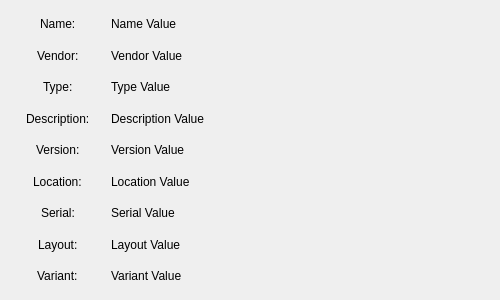
<?xml version="1.0" encoding="UTF-8"?>
<ui version="4.0">
 <class>OpenRGBDeviceInfoPageUi</class>
 <widget class="QFrame" name="OpenRGBDeviceInfoPageUi">
  <property name="geometry">
   <rect>
    <x>0</x>
    <y>0</y>
    <width>500</width>
    <height>300</height>
   </rect>
  </property>
  <property name="windowTitle">
   <string>Frame</string>
  </property>
  <layout class="QGridLayout" name="gridLayout" columnstretch="20,80">
   <item row="0" column="0" alignment="Qt::AlignHCenter">
    <widget class="QLabel" name="NameLabel">
     <property name="text">
      <string>Name:</string>
     </property>
    </widget>
   </item>
   <item row="1" column="0" alignment="Qt::AlignHCenter">
    <widget class="QLabel" name="VendorLabel">
     <property name="text">
      <string>Vendor:</string>
     </property>
    </widget>
   </item>
   <item row="2" column="0" alignment="Qt::AlignHCenter">
    <widget class="QLabel" name="TypeLabel">
     <property name="text">
      <string>Type:</string>
     </property>
    </widget>
   </item>
   <item row="3" column="0" alignment="Qt::AlignHCenter">
    <widget class="QLabel" name="DescriptionLabel">
     <property name="text">
      <string>Description:</string>
     </property>
    </widget>
   </item>
   <item row="4" column="0" alignment="Qt::AlignHCenter">
    <widget class="QLabel" name="VersionLabel">
     <property name="text">
      <string>Version:</string>
     </property>
    </widget>
   </item>
   <item row="5" column="0" alignment="Qt::AlignHCenter">
    <widget class="QLabel" name="LocationLabel">
     <property name="text">
      <string>Location:</string>
     </property>
    </widget>
   </item>
   <item row="6" column="0" alignment="Qt::AlignHCenter">
    <widget class="QLabel" name="SerialLabel">
     <property name="text">
      <string>Serial:</string>
     </property>
    </widget>
   </item>
   <item row="7" column="0" alignment="Qt::AlignHCenter">
    <widget class="QLabel" name="LayoutLabel">
     <property name="text">
      <string>Layout:</string>
     </property>
    </widget>
   </item>
   <item row="8" column="0" alignment="Qt::AlignHCenter">
    <widget class="QLabel" name="VariantLabel">
     <property name="text">
      <string>Variant:</string>
     </property>
    </widget>
   </item>
   <item row="0" column="1">
    <widget class="QLabel" name="NameValue">
     <property name="text">
      <string>Name Value</string>
     </property>
     <property name="wordWrap">
      <bool>true</bool>
     </property>
    </widget>
   </item>
   <item row="1" column="1">
    <widget class="QLabel" name="VendorValue">
     <property name="text">
      <string>Vendor Value</string>
     </property>
     <property name="wordWrap">
      <bool>true</bool>
     </property>
    </widget>
   </item>
   <item row="2" column="1">
    <widget class="QLabel" name="TypeValue">
     <property name="text">
      <string>Type Value</string>
     </property>
     <property name="wordWrap">
      <bool>true</bool>
     </property>
    </widget>
   </item>
   <item row="3" column="1">
    <widget class="QLabel" name="DescriptionValue">
     <property name="text">
      <string>Description Value</string>
     </property>
     <property name="wordWrap">
      <bool>true</bool>
     </property>
    </widget>
   </item>
   <item row="4" column="1">
    <widget class="QLabel" name="VersionValue">
     <property name="text">
      <string>Version Value</string>
     </property>
     <property name="wordWrap">
      <bool>true</bool>
     </property>
    </widget>
   </item>
   <item row="5" column="1">
    <widget class="QLabel" name="LocationValue">
     <property name="text">
      <string>Location Value</string>
     </property>
     <property name="wordWrap">
      <bool>true</bool>
     </property>
    </widget>
   </item>
   <item row="6" column="1">
    <widget class="QLabel" name="SerialValue">
     <property name="text">
      <string>Serial Value</string>
     </property>
     <property name="wordWrap">
      <bool>true</bool>
     </property>
    </widget>
   </item>
   <item row="7" column="1">
    <widget class="QLabel" name="LayoutValue">
     <property name="text">
      <string>Layout Value</string>
     </property>
     <property name="wordWrap">
      <bool>true</bool>
     </property>
    </widget>
   </item>
   <item row="8" column="1">
    <widget class="QLabel" name="VariantValue">
     <property name="text">
      <string>Variant Value</string>
     </property>
     <property name="wordWrap">
      <bool>true</bool>
     </property>
    </widget>
   </item>
  </layout>
 </widget>
 <resources/>
 <connections/>
</ui>
